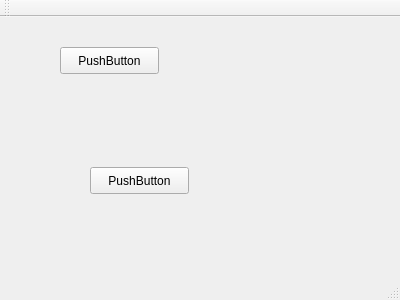
<?xml version="1.0" encoding="UTF-8"?>
<ui version="4.0">
 <class>MainWindow</class>
 <widget class="QMainWindow" name="MainWindow">
  <property name="geometry">
   <rect>
    <x>0</x>
    <y>0</y>
    <width>400</width>
    <height>300</height>
   </rect>
  </property>
  <property name="windowTitle">
   <string>MainWindow</string>
  </property>
  <widget class="QWidget" name="centralWidget">
   <widget class="QPushButton" name="pushButton">
    <property name="geometry">
     <rect>
      <x>60</x>
      <y>30</y>
      <width>99</width>
      <height>27</height>
     </rect>
    </property>
    <property name="text">
     <string>PushButton</string>
    </property>
   </widget>
   <widget class="QPushButton" name="pushButton_2">
    <property name="geometry">
     <rect>
      <x>90</x>
      <y>150</y>
      <width>99</width>
      <height>27</height>
     </rect>
    </property>
    <property name="text">
     <string>PushButton</string>
    </property>
   </widget>
  </widget>
  <widget class="QMenuBar" name="menuBar">
   <property name="geometry">
    <rect>
     <x>0</x>
     <y>0</y>
     <width>400</width>
     <height>25</height>
    </rect>
   </property>
  </widget>
  <widget class="QToolBar" name="mainToolBar">
   <attribute name="toolBarArea">
    <enum>TopToolBarArea</enum>
   </attribute>
   <attribute name="toolBarBreak">
    <bool>false</bool>
   </attribute>
  </widget>
  <widget class="QStatusBar" name="statusBar"/>
 </widget>
 <layoutdefault spacing="6" margin="11"/>
 <resources/>
 <connections/>
</ui>
